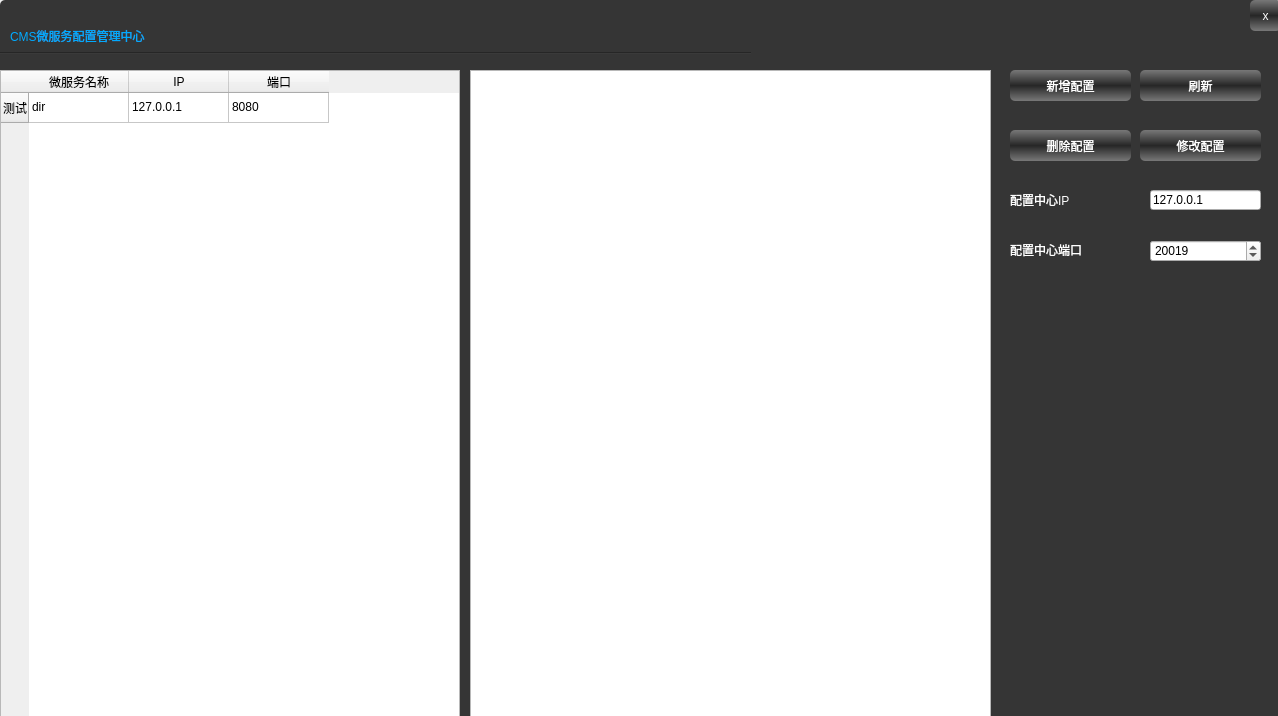
<?xml version="1.0" encoding="UTF-8"?>
<ui version="4.0">
 <class>ConfigGuiClass</class>
 <widget class="QWidget" name="ConfigGuiClass">
  <property name="geometry">
   <rect>
    <x>0</x>
    <y>0</y>
    <width>1278</width>
    <height>716</height>
   </rect>
  </property>
  <property name="windowTitle">
   <string>ConfigGui</string>
  </property>
  <property name="styleSheet">
   <string notr="true">QPushButton:!hover
{
background-color:qlineargradient(spread:pad, x1:0, y1:0, x2:0, y2:1, stop:0 rgba(120, 120, 120, 255), stop:0.496 rgba(39, 39, 39, 255), stop:0.505 rgba(39, 39, 39, 255), stop:1 rgba(120, 120, 120, 255));
border: none;
border-radius:5px;
color:rgb(255, 255, 255);
font: 75 12pt &quot;黑体&quot;;
}

QPushButton:hover
{
background-color:qlineargradient(spread:pad, x1:0, y1:0, x2:0, y2:1, stop:0 rgba(39, 39, 39, 255), stop:0.495 rgba(120, 120, 120, 255), stop:0.505 rgba(120, 120, 120, 255), stop:1 rgba(39, 39, 39, 255));
border: none;
border-radius:5px;
color:rgb(255, 255, 255);
font: 75 12pt &quot;黑体&quot;;
}

QLabel
{
color: rgb(255, 255, 255);
font: 75 10pt &quot;黑体&quot;;
}

#back
{
border-radius:5px;
background-color: rgb(53, 53, 53);
}



#title
{
color: rgb(0, 170, 255);
font: 75 12pt &quot;黑体&quot;;
}

#line
{
background-color: qlineargradient(spread:pad, x1:0, y1:0, x2:0, y2:1, stop:0 rgba(28, 28, 28, 255), stop:1 rgba(68, 68, 68, 255));
color: rgb(255, 255, 255);
}



</string>
  </property>
  <widget class="QWidget" name="back" native="true">
   <property name="geometry">
    <rect>
     <x>0</x>
     <y>0</y>
     <width>1280</width>
     <height>720</height>
    </rect>
   </property>
   <widget class="QLabel" name="title">
    <property name="geometry">
     <rect>
      <x>10</x>
      <y>10</y>
      <width>361</width>
      <height>51</height>
     </rect>
    </property>
    <property name="text">
     <string>CMS微服务配置管理中心</string>
    </property>
   </widget>
   <widget class="QPushButton" name="closeButton">
    <property name="geometry">
     <rect>
      <x>1250</x>
      <y>0</y>
      <width>31</width>
      <height>31</height>
     </rect>
    </property>
    <property name="text">
     <string>x</string>
    </property>
   </widget>
   <widget class="QWidget" name="line" native="true">
    <property name="geometry">
     <rect>
      <x>0</x>
      <y>52</y>
      <width>751</width>
      <height>2</height>
     </rect>
    </property>
   </widget>
   <widget class="QTableWidget" name="tableWidget">
    <property name="geometry">
     <rect>
      <x>0</x>
      <y>70</y>
      <width>460</width>
      <height>651</height>
     </rect>
    </property>
    <property name="editTriggers">
     <set>QAbstractItemView::NoEditTriggers</set>
    </property>
    <property name="selectionMode">
     <enum>QAbstractItemView::SingleSelection</enum>
    </property>
    <property name="selectionBehavior">
     <enum>QAbstractItemView::SelectRows</enum>
    </property>
    <row>
     <property name="text">
      <string>测试</string>
     </property>
    </row>
    <column>
     <property name="text">
      <string>微服务名称</string>
     </property>
    </column>
    <column>
     <property name="text">
      <string>IP</string>
     </property>
    </column>
    <column>
     <property name="text">
      <string>端口</string>
     </property>
    </column>
    <item row="0" column="0">
     <property name="text">
      <string>dir</string>
     </property>
    </item>
    <item row="0" column="1">
     <property name="text">
      <string>127.0.0.1</string>
     </property>
    </item>
    <item row="0" column="2">
     <property name="text">
      <string>8080</string>
     </property>
    </item>
   </widget>
   <widget class="QPushButton" name="refreshButton">
    <property name="geometry">
     <rect>
      <x>1140</x>
      <y>70</y>
      <width>121</width>
      <height>31</height>
     </rect>
    </property>
    <property name="text">
     <string>刷新</string>
    </property>
   </widget>
   <widget class="QLineEdit" name="serverIpEdit">
    <property name="geometry">
     <rect>
      <x>1150</x>
      <y>190</y>
      <width>111</width>
      <height>20</height>
     </rect>
    </property>
    <property name="text">
     <string>127.0.0.1</string>
    </property>
   </widget>
   <widget class="QSpinBox" name="servicePortBox">
    <property name="geometry">
     <rect>
      <x>1150</x>
      <y>240</y>
      <width>111</width>
      <height>22</height>
     </rect>
    </property>
    <property name="minimum">
     <number>1</number>
    </property>
    <property name="maximum">
     <number>65535</number>
    </property>
    <property name="value">
     <number>20019</number>
    </property>
   </widget>
   <widget class="QLabel" name="ipLabel">
    <property name="geometry">
     <rect>
      <x>1010</x>
      <y>190</y>
      <width>111</width>
      <height>20</height>
     </rect>
    </property>
    <property name="text">
     <string>配置中心IP</string>
    </property>
   </widget>
   <widget class="QLabel" name="label_2">
    <property name="geometry">
     <rect>
      <x>1010</x>
      <y>240</y>
      <width>111</width>
      <height>20</height>
     </rect>
    </property>
    <property name="text">
     <string>配置中心端口</string>
    </property>
   </widget>
   <widget class="QListWidget" name="logListWidget">
    <property name="geometry">
     <rect>
      <x>470</x>
      <y>70</y>
      <width>521</width>
      <height>651</height>
     </rect>
    </property>
   </widget>
   <widget class="QPushButton" name="addConfigButton">
    <property name="geometry">
     <rect>
      <x>1010</x>
      <y>70</y>
      <width>121</width>
      <height>31</height>
     </rect>
    </property>
    <property name="text">
     <string>新增配置</string>
    </property>
   </widget>
   <widget class="QPushButton" name="delConfigButton">
    <property name="geometry">
     <rect>
      <x>1010</x>
      <y>130</y>
      <width>121</width>
      <height>31</height>
     </rect>
    </property>
    <property name="text">
     <string>删除配置</string>
    </property>
   </widget>
   <widget class="QPushButton" name="editConfigButton">
    <property name="geometry">
     <rect>
      <x>1140</x>
      <y>130</y>
      <width>121</width>
      <height>31</height>
     </rect>
    </property>
    <property name="text">
     <string>修改配置</string>
    </property>
   </widget>
  </widget>
 </widget>
 <layoutdefault spacing="6" margin="11"/>
 <resources>
  <include location="configgui.qrc"/>
 </resources>
 <connections>
  <connection>
   <sender>addConfigButton</sender>
   <signal>clicked()</signal>
   <receiver>ConfigGuiClass</receiver>
   <slot>addConfig()</slot>
   <hints>
    <hint type="sourcelabel">
     <x>1046</x>
     <y>84</y>
    </hint>
    <hint type="destinationlabel">
     <x>1294</x>
     <y>512</y>
    </hint>
   </hints>
  </connection>
  <connection>
   <sender>refreshButton</sender>
   <signal>clicked()</signal>
   <receiver>ConfigGuiClass</receiver>
   <slot>refresh()</slot>
   <hints>
    <hint type="sourcelabel">
     <x>1214</x>
     <y>88</y>
    </hint>
    <hint type="destinationlabel">
     <x>1300</x>
     <y>318</y>
    </hint>
   </hints>
  </connection>
  <connection>
   <sender>closeButton</sender>
   <signal>clicked()</signal>
   <receiver>ConfigGuiClass</receiver>
   <slot>close()</slot>
   <hints>
    <hint type="sourcelabel">
     <x>1260</x>
     <y>17</y>
    </hint>
    <hint type="destinationlabel">
     <x>2037</x>
     <y>388</y>
    </hint>
   </hints>
  </connection>
  <connection>
   <sender>delConfigButton</sender>
   <signal>clicked()</signal>
   <receiver>ConfigGuiClass</receiver>
   <slot>delConfig()</slot>
   <hints>
    <hint type="sourcelabel">
     <x>1092</x>
     <y>146</y>
    </hint>
    <hint type="destinationlabel">
     <x>1287</x>
     <y>468</y>
    </hint>
   </hints>
  </connection>
  <connection>
   <sender>editConfigButton</sender>
   <signal>clicked()</signal>
   <receiver>ConfigGuiClass</receiver>
   <slot>editConfig()</slot>
   <hints>
    <hint type="sourcelabel">
     <x>1176</x>
     <y>151</y>
    </hint>
    <hint type="destinationlabel">
     <x>1293</x>
     <y>381</y>
    </hint>
   </hints>
  </connection>
  <connection>
   <sender>tableWidget</sender>
   <signal>cellDoubleClicked(int,int)</signal>
   <receiver>ConfigGuiClass</receiver>
   <slot>editConfig()</slot>
   <hints>
    <hint type="sourcelabel">
     <x>256</x>
     <y>240</y>
    </hint>
    <hint type="destinationlabel">
     <x>231</x>
     <y>-46</y>
    </hint>
   </hints>
  </connection>
 </connections>
 <slots>
  <slot>refresh()</slot>
  <slot>addConfig()</slot>
  <slot>delConfig()</slot>
  <slot>editConfig()</slot>
 </slots>
</ui>
